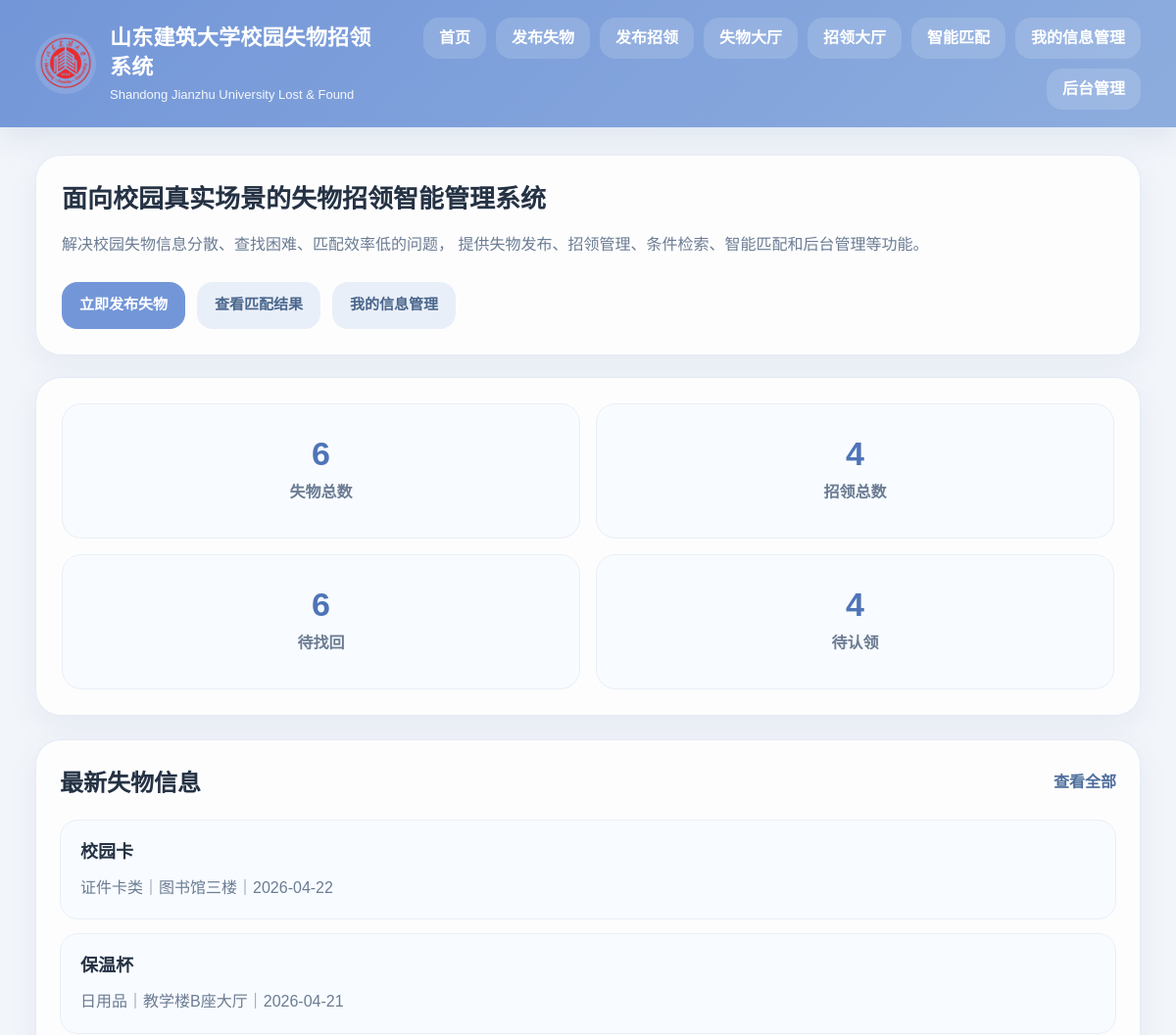
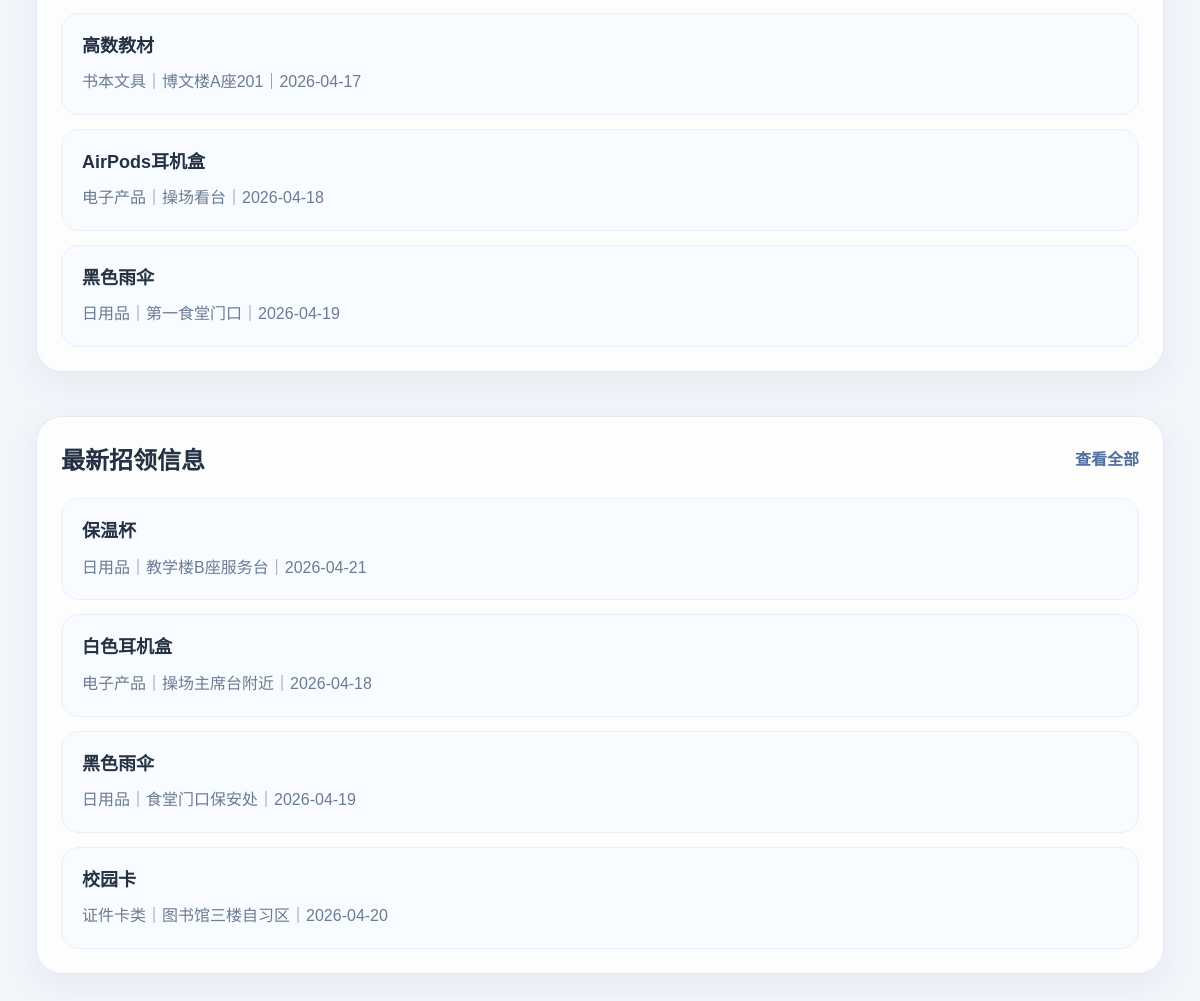
The page / on the database its author committed (2 pictures, top to bottom).
### tables this page shows
CREATE TABLE lost_items (
            id INTEGER PRIMARY KEY AUTOINCREMENT,
            item_name TEXT NOT NULL,
            category TEXT NOT NULL,
            color TEXT,
            event_date TEXT,
            location TEXT,
            description TEXT,
            contact TEXT,
            status TEXT DEFAULT '未找回',
            created_at TEXT NOT NULL
        , image_filename TEXT);

CREATE TABLE found_items (
            id INTEGER PRIMARY KEY AUTOINCREMENT,
            item_name TEXT NOT NULL,
            category TEXT NOT NULL,
            color TEXT,
            event_date TEXT,
            location TEXT,
            description TEXT,
            contact TEXT,
            status TEXT DEFAULT '待认领',
            created_at TEXT NOT NULL
        , image_filename TEXT);

### app.py (the view)
@app.route("/")
def index():
    db = get_db()
    lost_total = db.execute("SELECT COUNT(*) AS c FROM lost_items").fetchone()["c"]
    found_total = db.execute("SELECT COUNT(*) AS c FROM found_items").fetchone()["c"]
    unresolved_lost = db.execute("SELECT COUNT(*) AS c FROM lost_items WHERE status='未找回'").fetchone()["c"]
    unclaimed_found = db.execute("SELECT COUNT(*) AS c FROM found_items WHERE status='待认领'").fetchone()["c"]
    recent_lost = db.execute("SELECT * FROM lost_items ORDER BY id DESC LIMIT 5").fetchall()
    recent_found = db.execute("SELECT * FROM found_items ORDER BY id DESC LIMIT 5").fetchall()
    return render_template(
        "index.html",
        lost_total=lost_total,
        found_total=found_total,
        unresolved_lost=unresolved_lost,
        unclaimed_found=unclaimed_found,
        recent_lost=recent_lost,
        recent_found=recent_found,
    )

### app.py (called while the page is built)
def get_db():
    if "db" not in g:
        g.db = sqlite3.connect(DB_PATH)
        g.db.row_factory = sqlite3.Row
    return g.db

### templates/index.html (shortened to what this page needs)
{% extends "base.html" %}
{% block content %}
<section class="hero">
    <div class="hero-text">
        <h1>面向校园真实场景的失物招领智能管理系统</h1>
        <p>
            解决校园失物信息分散、查找困难、匹配效率低的问题，
            提供失物发布、招领管理、条件检索、智能匹配和后台管理等功能。
        </p>
        <div class="hero-actions">
            <a class="btn btn-primary" href="{{ url_for('publish', kind='lost') }}">立即发布失物</a>
            <a class="btn btn-secondary" href="{{ url_for('match_page') }}">查看匹配结果</a>
            <a class="btn btn-secondary" href="{{ url_for('manage_lookup') }}">我的信息管理</a>
        </div>
    </div>
    <div class="hero-panel">
        <div class="stat-card"><div class="stat-num">{{ lost_total }}</div><div class="stat-label">失物总数</div></div>
        <div class="stat-card"><div class="stat-num">{{ found_total }}</div><div class="stat-label">招领总数</div></div>
        <div class="stat-card"><div class="stat-num">{{ unresolved_lost }}</div><div class="stat-label">待找回</div></div>
        <div class="stat-card"><div class="stat-num">{{ unclaimed_found }}</div><div class="stat-label">待认领</div></div>
    </div>
</section>
<section class="grid-two">
    <div class="panel">
        <div class="panel-header">
            <h2>最新失物信息</h2>
            <a href="{{ url_for('list_items', kind='lost') }}">查看全部</a>
        </div>
        <div class="list-simple">
            {% for item in recent_lost %}
            <a class="simple-item link-card" href="{{ url_for('detail', kind='lost', item_id=item.id) }}">
                <div class="simple-title">{{ item.item_name }}</div>
                <div class="simple-meta">{{ item.category }}｜{{ item.location }}｜{{ item.event_date }}</div>
            </a>
            {% else %}
            <div class="empty-box">暂无数据</div>
            {% endfor %}
        </div>
    </div>
    <div class="panel">
        <div class="panel-header">
            <h2>最新招领信息</h2>
            <a href="{{ url_for('list_items', kind='found') }}">查看全部</a>
        </div>
        <div class="list-simple">
            {% for item in recent_found %}
            <a class="simple-item link-card" href="{{ url_for('detail', kind='found', item_id=item.id) }}">
                <div class="simple-title">{{ item.item_name }}</div>
                <div class="simple-meta">{{ item.category }}｜{{ item.location }}｜{{ item.event_date }}</div>
            </a>
            {% else %}
            <div class="empty-box">暂无数据</div>
            {% endfor %}
        </div>
    </div>
</section>
{% endblock %}

### static/css/style.css (style rules this page uses)
:root { --bg: #f2f5fa; --card: rgba(255, 255, 255, 0.82); --card-solid: #ffffff; --border: #dfe7f1; --border-light: #e9eff6; --text: #334155; --text-dark: #253244; --text-light: #6b7c93; --primary: #7396d8; --primary-dark: #5f84ca; --primary-light: #edf3ff; --danger: #e68181; --danger-dark: #d86a6a; --success-bg: #e9f7ec; --success-text: #2e7d4c; --error-bg: #fdeceb; --error-text: #b14a4a; --shadow: 0 10px 30px rgba(92, 118, 158, 0.08); --radius-xl: 26px; --radius-lg: 20px; --radius-md: 16px; --radius-sm: 12px; }
* { box-sizing: border-box; }
html, body { margin: 0; padding: 0; }
body { font-family: "Microsoft YaHei", "PingFang SC", Arial, sans-serif; background: var(--bg); color: var(--text); line-height: 1.65; }
a { color: inherit; text-decoration: none; }
.panel { background: var(--card); backdrop-filter: blur(8px); border-radius: var(--radius-xl); padding: 24px; box-shadow: var(--shadow); border: 1px solid rgba(225, 233, 243, 0.88); }
.panel + .panel { margin-top: 22px; }
.panel-header { display: flex; justify-content: space-between; align-items: center; gap: 18px; margin-bottom: 18px; }
.panel-header h2 { margin: 0; font-size: 24px; color: var(--text-dark); }
.panel-header a { color: #506f9d; font-weight: 700; }
.hero { display: grid; grid-template-columns: 1.08fr 0.92fr; gap: 22px; margin-bottom: 24px; }
.hero-text, .hero-panel { background: var(--card); border-radius: var(--radius-xl); padding: 26px; border: 1px solid rgba(225, 233, 243, 0.88); box-shadow: var(--shadow); }
.hero-text h1 { margin: 0 0 16px; font-size: 26px; line-height: 1.4; color: var(--text-dark); }
.hero-text p { margin: 0; color: var(--text-light); font-size: 16px; }
.hero-actions { display: flex; flex-wrap: wrap; gap: 12px; margin-top: 24px; }
.hero-panel { display: grid; grid-template-columns: 1fr 1fr; gap: 16px; }
.stat-card { background: #f8fbff; border: 1px solid var(--border-light); border-radius: 20px; padding: 24px 18px; min-height: 138px; display: flex; flex-direction: column; justify-content: center; align-items: center; box-shadow: inset 0 1px 0 rgba(255,255,255,0.55); }
.stat-num { font-size: 34px; font-weight: 800; color: #4e74b8; line-height: 1; margin-bottom: 10px; }
.stat-label { color: var(--text-light); font-weight: 700; }
.grid-two { display: grid; grid-template-columns: 1fr 1fr; gap: 22px; }
.list-simple { display: flex; flex-direction: column; gap: 14px; }
.simple-item { display: block; background: #f8fbff; border: 1px solid var(--border-light); border-radius: 18px; padding: 18px 20px; transition: all 0.2s ease; }
.simple-title { font-size: 18px; font-weight: 800; color: var(--text-dark); margin-bottom: 8px; }
.simple-meta { color: var(--text-light); }
.btn { display: inline-flex; align-items: center; justify-content: center; min-height: 48px; padding: 0 18px; border: none; cursor: pointer; border-radius: 16px; font-size: 15px; font-weight: 700; transition: all 0.2s ease; white-space: nowrap; }
.btn-primary { background: var(--primary); color: #fff; }
.btn-secondary { background: #e9eff8; color: #4b678d; }
.link-card { color: inherit; }
@media (max-width: 1200px) { .hero, .detail-layout, .grid-two, .match-block { grid-template-columns: 1fr; } }

### rows shown on the page
lost_items: item_name "校园卡", category "证件卡类", location "图书馆三楼", event_date "2026-04-22"
lost_items: item_name "保温杯", category "日用品", location "教学楼B座大厅", event_date "2026-04-21"
lost_items: item_name "高数教材", category "书本文具", location "博文楼A座201", event_date "2026-04-17"
lost_items: item_name "AirPods耳机盒", category "电子产品", location "操场看台", event_date "2026-04-18"
lost_items: item_name "黑色雨伞", category "日用品", location "第一食堂门口", event_date "2026-04-19"
found_items: item_name "保温杯", category "日用品", location "教学楼B座服务台", event_date "2026-04-21"
found_items: item_name "白色耳机盒", category "电子产品", location "操场主席台附近", event_date "2026-04-18"
found_items: item_name "黑色雨伞", category "日用品", location "食堂门口保安处", event_date "2026-04-19"
found_items: item_name "校园卡", category "证件卡类", location "图书馆三楼自习区", event_date "2026-04-20"

### other values the page prints
{{ lost_total }} "6"
{{ found_total }} "4"
{{ unresolved_lost }} "6"
{{ unclaimed_found }} "4"
